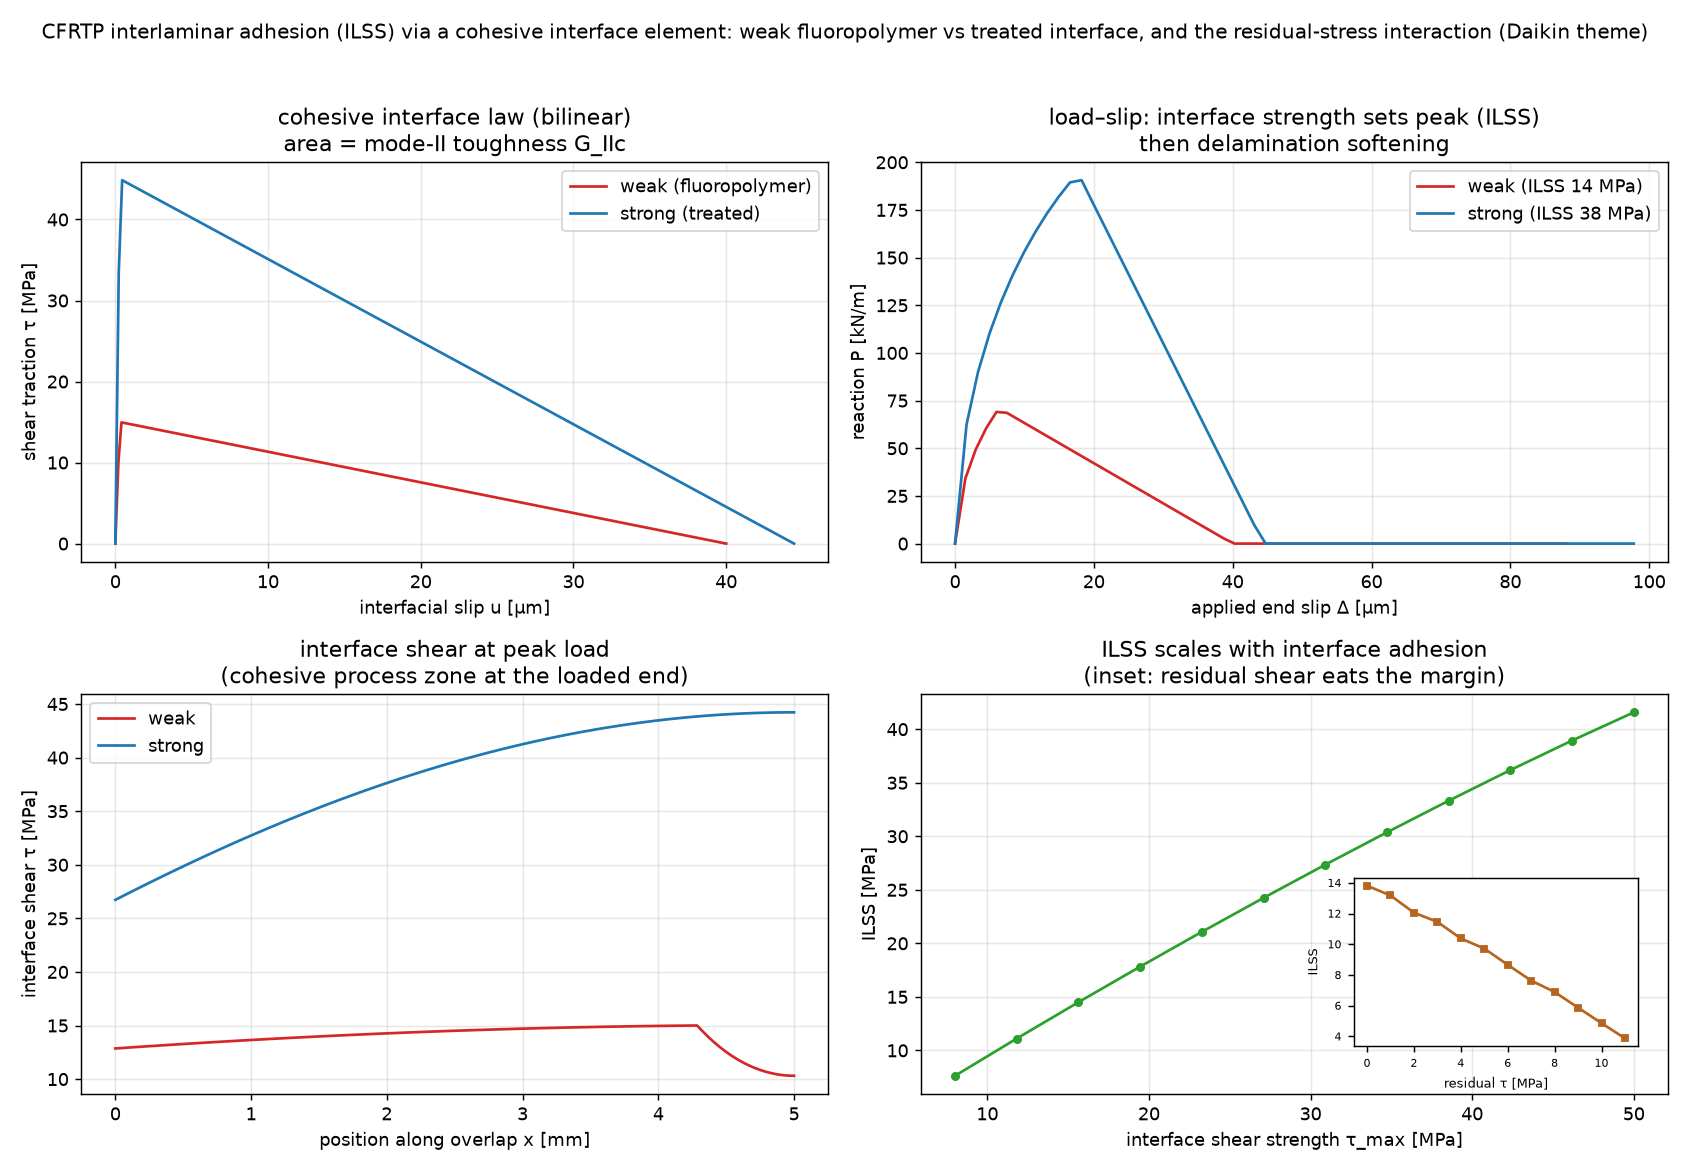

The script that saved this image:
"""cfrtp_ilss_interface.py — the INTERFACE-ADHESION challenge of Daikin's CFRTP
(research/MEMO_cfrp_residual_stress_collab.md, issue #1): fluoropolymer matrices have
very low surface energy (the non-stick / water-&-oil-repellent property), so
fibre/matrix and interlaminar ADHESION is the weak link and the interlaminar shear
strength (ILSS) is often the limiting property. This models the interface with a
weak-form COHESIVE-ZONE interface element and shows how the interface strength/toughness
(weak fluoropolymer vs a surface-treated interface) sets the ILSS and the delamination.

Model (mode-II cohesive shear-lag, 1D weak form): an elastic top adherend bonded to a
fixed substrate over an overlap x in [0, L], transferring load through a cohesive
interface. Equilibrium  (E t) u'' = tau(u), with u the interfacial slip and a BILINEAR
traction-separation law:
    tau = K u                       (u <= d0, elastic),
    tau = tau_max (df - u)/(df-d0)  (d0 < u < df, softening / damaging),
    tau = 0                         (u >= df, delaminated),
with tau_max the interface shear strength and G_IIc = 0.5 tau_max df the mode-II
toughness. Damage is irreversible. The panel drives the loaded end by displacement
continuation and records the reaction P(Delta); the peak reaction / area is the ILSS.

Weak (fluoropolymer) vs strong (surface-treated / plasma / etched) interface differ in
tau_max and G_IIc. A residual interfacial shear pre-stress (from cure/cool-down, cf. the
CFRTP residual-stress demos) is optionally added to show it EATS INTO the ILSS margin —
the coupling between the two Daikin issues (residual stress x weak interface).

Validated: for a stiff/short bond the initial slope and the onset load
P_onset = tau_max * L match the shear-lag limit; energy under P(Delta) tracks G_IIc*L.

Honest scope: 1D shear-lag cohesive zone (mode II only), bilinear law, elastic
adherend, illustrative CFRTP-like properties; a seed for a 2D/3D cohesive interlaminar
model (repo's ⑭ interface fracture is the phase-field sibling). Physics leads; ML (an
interface-strength -> ILSS surrogate) would be the subordinate layer. No ML here.

Run:  python3 cfrtp_ilss_interface.py     (writes cfrtp_ilss_interface.png)
      python3 cfrtp_ilss_interface.py --help
"""
from __future__ import annotations

import argparse

import numpy as np

SEED = 20260726
E_AD = 100e9           # top-adherend modulus [Pa]
T_AD = 0.3e-3          # top-adherend thickness [m]
L = 5e-3              # overlap length [m]
D0 = 0.3e-6           # elastic slip limit [m] (interface initial stiffness K = tau_max/D0)


def cohesive(u, umax, tau_max, df):
    """Bilinear mode-II traction and tangent, with irreversible damage via umax."""
    K = tau_max / D0
    ue = np.maximum(u, umax)                      # damage set by the max slip reached
    tau = np.zeros_like(u); dtau = np.zeros_like(u)
    el = ue <= D0                                 # elastic
    tau[el] = K * u[el]; dtau[el] = K
    so = (ue > D0) & (ue < df)                    # softening (secant on damage envelope)
    dsec = tau_max * (df - ue[so]) / (df - D0) / ue[so]     # secant stiffness
    tau[so] = dsec * u[so]; dtau[so] = dsec
    # (fully debonded ue>=df -> tau=0, dtau=0 already)
    return tau, dtau


def solve(tau_max, GIIc, ndelta=60, n=120):
    """Displacement-controlled cohesive shear-lag. Returns Delta, reaction P(Delta),
    slip profile at peak, tau(x) at peak."""
    df = 2.0 * GIIc / tau_max                     # bilinear final separation
    x = np.linspace(0, L, n); h = x[1] - x[0]
    EA = E_AD * T_AD
    # 1D stiffness (adherend) : EA u'' term
    main = np.full(n, 2.0); main[0] = main[-1] = 1.0
    Kad = (EA / h) * (np.diag(main) - np.diag(np.ones(n - 1), 1) - np.diag(np.ones(n - 1), -1))
    ml = np.full(n, h); ml[0] = ml[-1] = h / 2

    deltas = np.linspace(0, 2.2 * df, ndelta)
    u = np.zeros(n); umax = np.zeros(n)
    P = np.zeros(ndelta); peak = {"P": -1}
    for k, Dk in enumerate(deltas):
        for _ in range(60):
            tau, dtau = cohesive(u, umax, tau_max, df)
            R = Kad @ u + ml * tau
            J = Kad + np.diag(ml * dtau)
            # BC: loaded end u[0]=Dk (Dirichlet), far end free (natural)
            R[0] = u[0] - Dk; J[0, :] = 0; J[0, 0] = 1
            du = np.linalg.solve(J, -R)
            u = u + du
            if np.max(np.abs(du)) < 1e-12:
                break
        umax = np.maximum(umax, u)
        P[k] = EA * (u[1] - u[0]) / h * -1.0          # reaction at loaded end (per width)
        if P[k] > peak["P"]:
            tau_pk, _ = cohesive(u, umax, tau_max, df)
            peak = {"P": P[k], "u": u.copy(), "tau": tau_pk.copy(), "k": k}
    ilss = peak["P"] / L                              # peak shear-flow / length = ILSS proxy
    return deltas, P, x, peak, ilss, df


def main():
    ap = argparse.ArgumentParser(description=__doc__,
                                 formatter_class=argparse.RawDescriptionHelpFormatter)
    ap.add_argument("--out", type=str, default="cfrtp_ilss_interface.png")
    args = ap.parse_args()
    np.random.seed(SEED)

    weak = dict(tau_max=15e6, GIIc=0.3e3)             # fluoropolymer: low surface energy
    strong = dict(tau_max=45e6, GIIc=1.0e3)           # surface-treated / plasma / etched

    dw, Pw, xw, pkw, ilss_w, dfw = solve(**weak)
    ds, Ps, xs, pks, ilss_s, dfs = solve(**strong)
    print(f"CFRTP interlaminar cohesive interface (mode-II shear-lag):")
    print(f"  weak (fluoropolymer)   tau_max 15 MPa, GIIc 0.3 kJ/m^2 -> ILSS {ilss_w/1e6:.1f} MPa")
    print(f"  strong (treated)       tau_max 45 MPa, GIIc 1.0 kJ/m^2 -> ILSS {ilss_s/1e6:.1f} MPa")
    print(f"  -> surface treatment raises ILSS {ilss_s/ilss_w:.1f}x")

    # ILSS vs interface strength
    taus = np.linspace(8e6, 50e6, 12)
    ilss_scan = np.array([solve(t, 0.3e3 + (t - 8e6) / (50e6 - 8e6) * 0.7e3)[4] for t in taus]) / 1e6

    # residual-stress interaction: a residual interfacial shear consumes part of the
    # interface capacity, so the strength available for applied load is tau_max - tau_res
    # -> apparent ILSS drops (the two Daikin issues couple)
    tres = np.linspace(0, 11e6, 12)
    ilss_res = np.array([solve(tau_max=15e6 - tr, GIIc=0.3e3)[4] for tr in tres]) / 1e6

    _plot(args.out, dw, Pw, ds, Ps, xw, pkw, pks, ilss_w, ilss_s, taus, ilss_scan,
          tres, ilss_res, weak, strong, dfw, dfs)
    print(f"wrote {args.out}")


def _plot(out, dw, Pw, ds, Ps, xw, pkw, pks, ilss_w, ilss_s, taus, ilss_scan,
          tres, ilss_res, weak, strong, dfw, dfs):
    import matplotlib
    matplotlib.use("Agg")
    import matplotlib.pyplot as plt
    fig, ax = plt.subplots(2, 2, figsize=(13, 9))

    # bilinear traction-separation laws
    for lab, p, df, c in [("weak (fluoropolymer)", weak, dfw, "#d62728"),
                          ("strong (treated)", strong, dfs, "#1f77b4")]:
        uu = np.linspace(0, df, 200)
        tt, _ = cohesive(uu, uu, p["tau_max"], df)
        ax[0, 0].plot(uu * 1e6, tt / 1e6, "-", color=c, label=lab)
    ax[0, 0].set_xlabel("interfacial slip u [µm]"); ax[0, 0].set_ylabel("shear traction τ [MPa]")
    ax[0, 0].set_title("cohesive interface law (bilinear)\narea = mode-II toughness G_IIc")
    ax[0, 0].legend(); ax[0, 0].grid(True, alpha=0.3)

    ax[0, 1].plot(dw * 1e6, Pw / 1e3, "-", color="#d62728", label=f"weak (ILSS {ilss_w/1e6:.0f} MPa)")
    ax[0, 1].plot(ds * 1e6, Ps / 1e3, "-", color="#1f77b4", label=f"strong (ILSS {ilss_s/1e6:.0f} MPa)")
    ax[0, 1].set_xlabel("applied end slip Δ [µm]"); ax[0, 1].set_ylabel("reaction P [kN/m]")
    ax[0, 1].set_title("load–slip: interface strength sets peak (ILSS)\nthen delamination softening")
    ax[0, 1].legend(); ax[0, 1].grid(True, alpha=0.3)

    ax[1, 0].plot(xw * 1e3, pkw["tau"] / 1e6, "-", color="#d62728", label="weak")
    ax[1, 0].plot(xw * 1e3, pks["tau"] / 1e6, "-", color="#1f77b4", label="strong")
    ax[1, 0].set_xlabel("position along overlap x [mm]"); ax[1, 0].set_ylabel("interface shear τ [MPa]")
    ax[1, 0].set_title("interface shear at peak load\n(cohesive process zone at the loaded end)")
    ax[1, 0].legend(); ax[1, 0].grid(True, alpha=0.3)

    ax[1, 1].plot(taus / 1e6, ilss_scan, "-o", ms=4, color="#2ca02c", label="ILSS vs interface strength")
    ax[1, 1].set_xlabel("interface shear strength τ_max [MPa]"); ax[1, 1].set_ylabel("ILSS [MPa]")
    ax[1, 1].set_title("ILSS scales with interface adhesion\n(inset: residual shear eats the margin)")
    ax[1, 1].grid(True, alpha=0.3)
    axin = ax[1, 1].inset_axes([0.58, 0.12, 0.38, 0.42])
    axin.plot(tres / 1e6, ilss_res, "-s", ms=3, color="#b5651d")
    axin.set_xlabel("residual τ [MPa]", fontsize=7); axin.set_ylabel("ILSS", fontsize=7)
    axin.tick_params(labelsize=6)

    fig.suptitle("CFRTP interlaminar adhesion (ILSS) via a cohesive interface element: weak "
                 "fluoropolymer vs treated interface, and the residual-stress interaction (Daikin theme)",
                 fontsize=11)
    fig.tight_layout(rect=[0, 0, 1, 0.96])
    fig.savefig(out, dpi=130)


if __name__ == "__main__":
    main()
